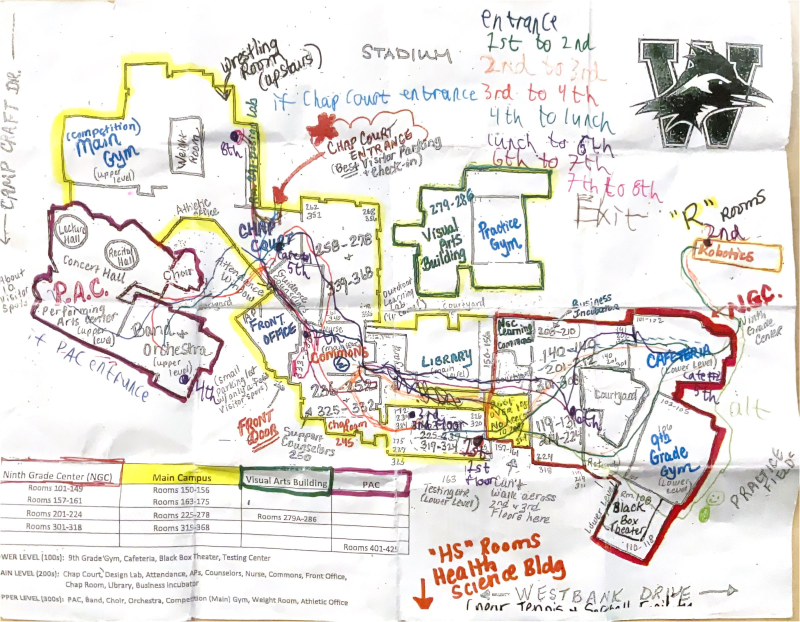
#> input picture src/assets/tour-map-routes.jpg, 2400 x 1865 px (shown at 1/3 size)
$ python walkmask.py ../../src/assets/tour-map-routes.jpg
#> lines starting #> are read from the running program, lines starting #| are printed output that depends on the picture; after the words box and inside, x2 and y2 are one past the last pixel; in counts of white or black regions, pixels touching at a corner belong together
"""Turn a scanned floor plan into a walkable-cell mask.

Walls are ink. Free space is paper. The catch is that the paper *outside* the
building is also free, so a route would happily shortcut across the lawn — so
the mask is clipped to the building footprint (ink dilated until the outline
closes, then hole-filled).
"""
import numpy as np, sys, json, base64
from PIL import Image
from scipy import ndimage as ndi

CELL = 6            # grid cell size in source px (matches navmesh.ts)
DARK = 170          # ink threshold
CLEARANCE_PX = 3    # keep this far off every wall
FOOTPRINT_DILATE = 14
CELL_FREE_FRAC = 0.72

def build(path):
#> called with path = '../../src/assets/tour-map-routes.jpg'
    a = np.array(Image.open(path).convert('L'))
    ink = a < DARK
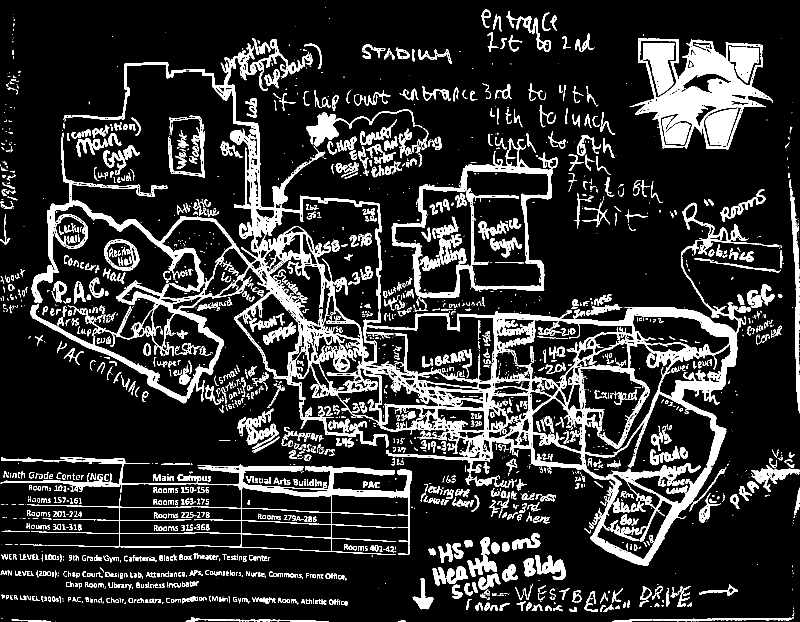
#> ink: shape (1865, 2400) bool (shown at 1/3 size); 14.5% white; 3085 white regions (1496 under 20 px), largest, box (x1, y1, x2, y2) and area: (95, 171, 2338, 1698) 238740, (1889, 115, 2319, 448) 43427, (2, 1371, 1189, 1665) 30749
    ink = ndi.binary_closing(ink, structure=np.ones((3, 3)))
#> ink: shape (1865, 2400) bool; 15.5% white; 1915 white regions (764 under 20 px), largest, box (x1, y1, x2, y2) and area: (90, 117, 2345, 1698) 301706, (1889, 115, 2319, 448) 54996, (2, 1371, 1237, 1665) 34737

    # Building footprint: fatten the ink until the outer wall is a closed loop,
    # fill the inside, then shrink back.
    fat = ndi.binary_dilation(ink, structure=np.ones((3, 3)), iterations=FOOTPRINT_DILATE)
#> fat: shape (1865, 2400) bool; 64.6% white; 223 black regions (41 under 20 px), largest, box (x1, y1, x2, y2) and area: (0, 0, 2400, 1409) 687581, (0, 1415, 2400, 1865) 280467, (0, 934, 854, 1386) 164745
    filled = ndi.binary_fill_holes(fat)
#> filled: shape (1865, 2400) bool; 74.4% white; 13 black regions, largest, box (x1, y1, x2, y2) and area: (0, 0, 2400, 1409) 687569, (0, 1415, 2400, 1865) 280467, (0, 934, 854, 1386) 164745
    footprint = ndi.binary_erosion(filled, structure=np.ones((3, 3)), iterations=FOOTPRINT_DILATE)
#> footprint: shape (1865, 2400) bool; 63.3% white; 1 black region, box (x1, y1, x2, y2) and area: (0, 0, 2400, 1865) 1644466
    # keep the largest footprint blob (the school), drop title-block boxes etc.
    lab, n = ndi.label(footprint)
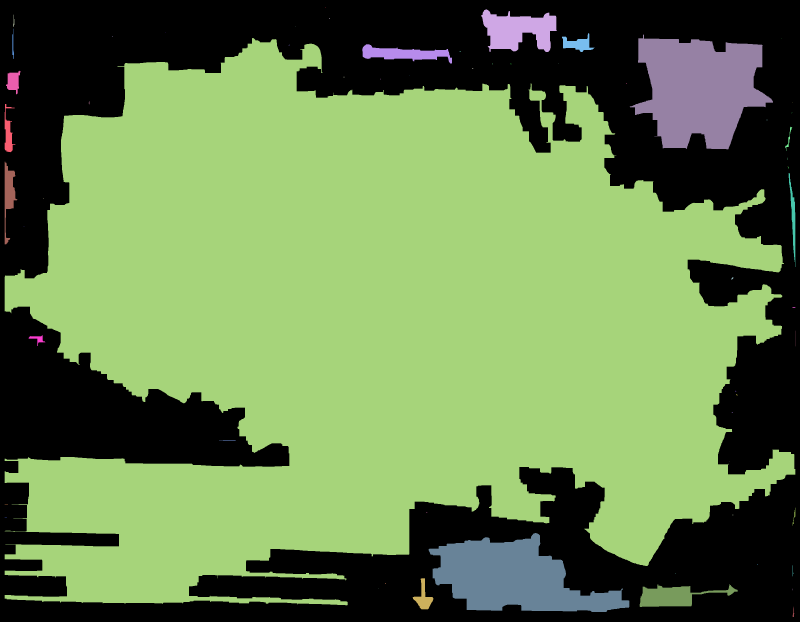
#> lab: shape (1865, 2400) int32 (shown at 1/3 size); 62 distinct labels, from 0 to 61; one colour per label, 0 black
#> n = 61
    if n > 1:
        sizes = ndi.sum(footprint, lab, range(1, n + 1))
#> sizes = 61 values, max 2603387 at index 10, min 1 at index 4, mean 46418.6
        footprint = lab == (int(np.argmax(sizes)) + 1)
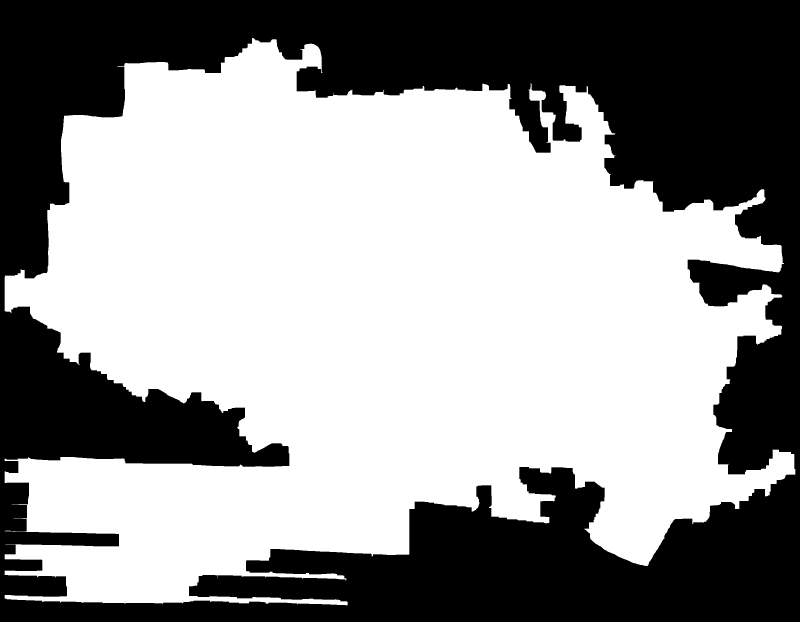
#> footprint: shape (1865, 2400) bool (shown at 1/3 size); 58.2% white; 1 black region, box (x1, y1, x2, y2) and area: (0, 0, 2400, 1865) 1872613

    free = (~ink) & footprint
#> free: shape (1865, 2400) bool; 45.6% white; 1410 white regions (488 under 20 px), largest, box (x1, y1, x2, y2) and area: (681, 166, 2215, 998) 482194, (538, 802, 1682, 1565) 206893, (185, 193, 776, 791) 191346
    free = ndi.binary_erosion(free, structure=np.ones((3, 3)), iterations=CLEARANCE_PX)
#> free: shape (1865, 2400) bool; 30.4% white; 941 white regions (461 under 20 px), largest, box (x1, y1, x2, y2) and area: (686, 177, 2134, 981) 350607, (191, 196, 760, 755) 146743, (768, 1139, 1430, 1526) 60702

    h, w = a.shape
#> h = 1865; w = 2400
    rows, cols = int(np.ceil(h / CELL)), int(np.ceil(w / CELL))
#> rows = 311; cols = 400
    pad = np.zeros((rows * CELL, cols * CELL), bool)
    pad[:h, :w] = free
    frac = pad.reshape(rows, CELL, cols, CELL).mean(axis=(1, 3))
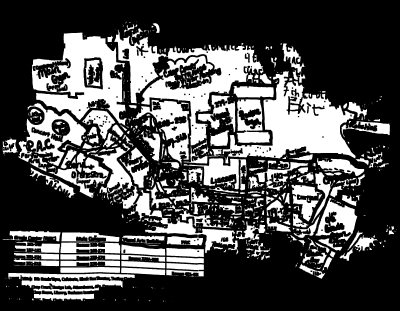
#> frac: shape (311, 400) float64; min 0, max 1, mean 0.304
    grid = frac >= CELL_FREE_FRAC
#> grid: shape (311, 400) bool; 26.7% white; 526 white regions (389 under 20 px), largest, box (x1, y1, x2, y2) and area: (223, 72, 355, 158) 4551, (36, 33, 126, 125) 3446, (142, 45, 262, 145) 3089
    return a, ink, footprint, grid

def components(grid):
    lab, n = ndi.label(grid, structure=np.ones((3, 3)))
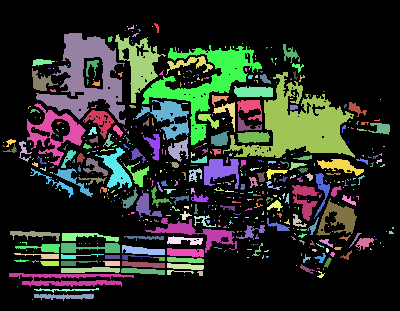
#> lab: shape (311, 400) int32; 527 distinct labels, from 0 to 526; one colour per label, 0 black
#> n = 526
    sizes = ndi.sum(grid, lab, range(1, n + 1)) if n else []
#> sizes = 526 values, max 4551 at index 47, min 1 at index 2, mean 63.06
    return lab, n, sizes

if __name__ == '__main__':
    page = sys.argv[1]
    a, ink, footprint, grid = build(page)
    lab, n, sizes = components(grid)
#> n = 526
    order = np.argsort(sizes)[::-1]
#> order = 526 values, max 525 at index 393, min 0 at index 123, mean 262.5
    print(page, f'grid {grid.shape} walkable {grid.mean():.3f} components {n}')
#| ../../src/assets/tour-map-routes.jpg grid (311, 400) walkable 0.267 components 526
    print('  top comps:', [int(sizes[i]) for i in order[:8]])
#|   top comps: [4551, 3446, 3089, 1283, 1128, 857, 829, 799]
    # preview
    up = np.kron(grid, np.ones((CELL, CELL), bool))[:a.shape[0], :a.shape[1]]
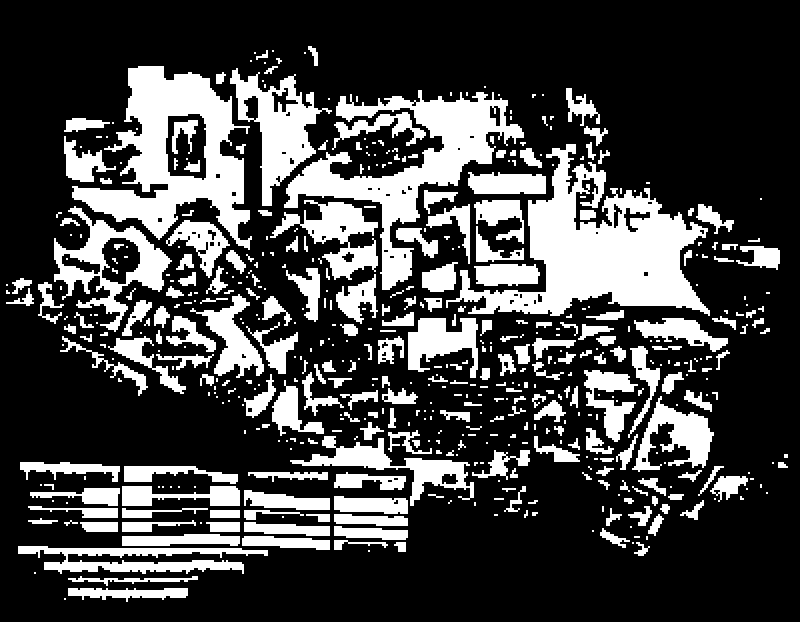
#> up: shape (1865, 2400) bool (shown at 1/3 size); 26.7% white; 526 white regions, largest, box (x1, y1, x2, y2) and area: (1338, 432, 2130, 948) 163836, (216, 198, 756, 750) 124056, (852, 270, 1572, 870) 111204
    rgb = np.stack([a] * 3, -1)
    rgb[up] = (0.45 * rgb[up] + 0.55 * np.array([40, 160, 220])).astype(np.uint8)
    Image.fromarray(rgb).resize((a.shape[1] // 3, a.shape[0] // 3)).save(f'/tmp/walk_{page.split(".")[0]}.png')
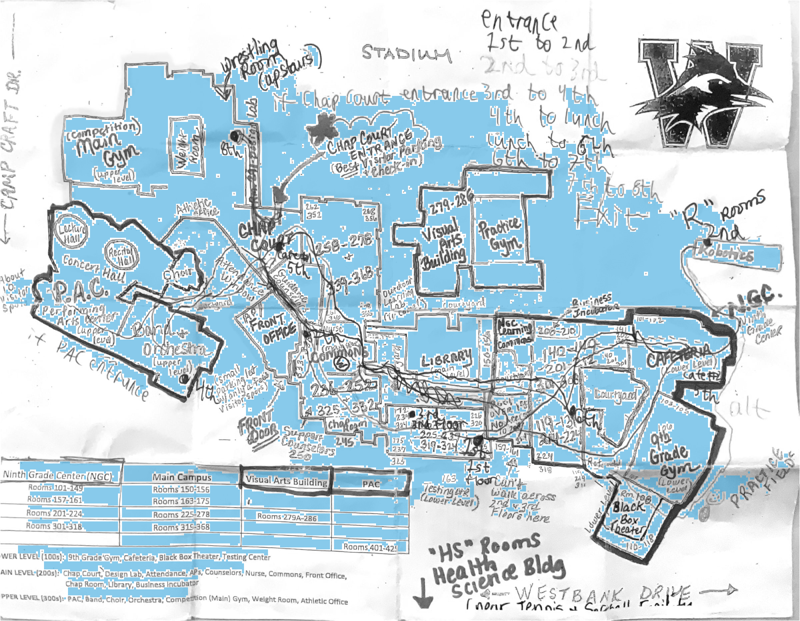
#> saved as walk_.png: PIL image 800x621 RGB; mean R, G, B 194.3, 211.9, 220.7

def export(page, out_json, floor_id):
    a, ink, footprint, grid = build(page)
    rows, cols = grid.shape
    flat = np.packbits(grid.astype(np.uint8).ravel())
    payload = {
        "floor": floor_id,
        "cols": int(cols),
        "rows": int(rows),
        "cell": CELL,
        "bits": base64.b64encode(flat.tobytes()).decode("ascii"),
    }
    with open(out_json, "w") as f:
        json.dump(payload, f)
    return grid, len(payload["bits"])

# Regenerate all three masks:
#   python3 tools/walkmask.py --all  (run from the project root, with the
#   rendered plan pages page0/page1/page2.png alongside)
if __name__ == '__main__' and len(sys.argv) > 1 and sys.argv[1] == '--all':
    for page, fid in [('page1.png', 'lower'), ('page0.png', 'main'), ('page2.png', 'upper')]:
        _, n = export(page, f'src/data/floors/walkable-{fid}.json', fid)
        print(f'wrote src/data/floors/walkable-{fid}.json ({n/1024:.0f}KB base64)')

$ run again, on westlake-map/src/assets/tour-map.jpg
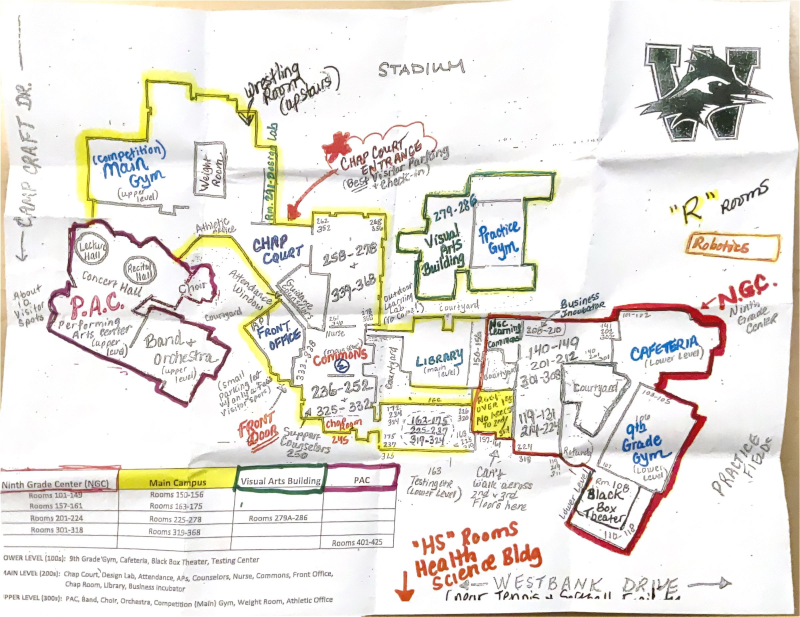
#> input picture westlake-map/src/assets/tour-map.jpg, 2400 x 1849 px (shown at 1/3 size)
#> fat: shape (1849, 2400) bool; 56.7% white; 203 black regions (35 under 20 px), largest, box (x1, y1, x2, y2) and area: (0, 0, 2400, 1849) 1645248, (296, 263, 837, 748) 77686, (1855, 947, 2084, 1072) 11283
#> filled: shape (1849, 2400) bool; 62.8% white; 7 black regions, largest, box (x1, y1, x2, y2) and area: (0, 0, 2400, 1849) 1645248, (0, 1619, 336, 1630) 2200, (0, 1491, 76, 1519) 1898
#> in build, `lab, n = ndi.label(footprint)`: n = 91
#> in build, `sizes = ndi.sum(footprint, lab, range(1, n + 1))`: sizes = 91 values, max 1936263 at index 13, min 1 at index 28, mean 24135.3
#> pad: shape (1854, 2400) bool; 22.1% white; 641 white regions (363 under 20 px), largest, box (x1, y1, x2, y2) and area: (267, 251, 1420, 1348) 234437, (1686, 935, 2155, 1551) 55863, (815, 1147, 1535, 1498) 51072
#> grid: shape (309, 400) bool; 19.3% white; 321 white regions (228 under 20 px), largest, box (x1, y1, x2, y2) and area: (48, 42, 192, 144) 4357, (89, 119, 134, 191) 1145, (295, 156, 359, 242) 1104
#> in components, `lab, n = ndi.label(grid, structure=np.ones((3, 3)))`:
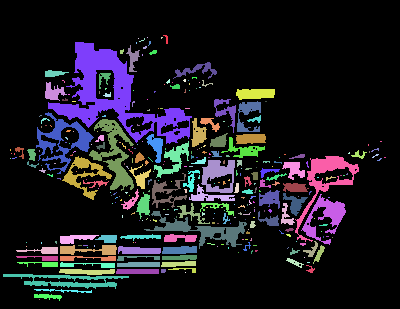
#> lab: shape (309, 400) int32; 322 distinct labels, from 0 to 321; one colour per label, 0 black
#> in components, `lab, n = ndi.label(grid, structure=np.ones((3, 3)))`: n = 321
#> in components, `sizes = ndi.sum(grid, lab, range(1, n + 1)) if n else []`: sizes = 321 values, max 4357 at index 6, min 1 at index 1, mean 74.26
#> `lab, n, sizes = components(grid)`: n = 321
#> order = 321 values, max 320 at index 261, min 0 at index 91, mean 160
#| ../src/assets/tour-map.jpg grid (309, 400) walkable 0.193 components 321
#|   top comps: [4357, 1145, 1104, 1080, 997, 793, 782, 663]
#> up: shape (1849, 2400) bool; 19.3% white; 321 white regions, largest, box (x1, y1, x2, y2) and area: (288, 252, 1152, 864) 156852, (534, 714, 804, 1146) 41220, (1770, 936, 2154, 1452) 39744
#> `Image.fromarray(rgb).resize((a.shape[1] // 3, a.shape[0] // 3)).save(f..`:
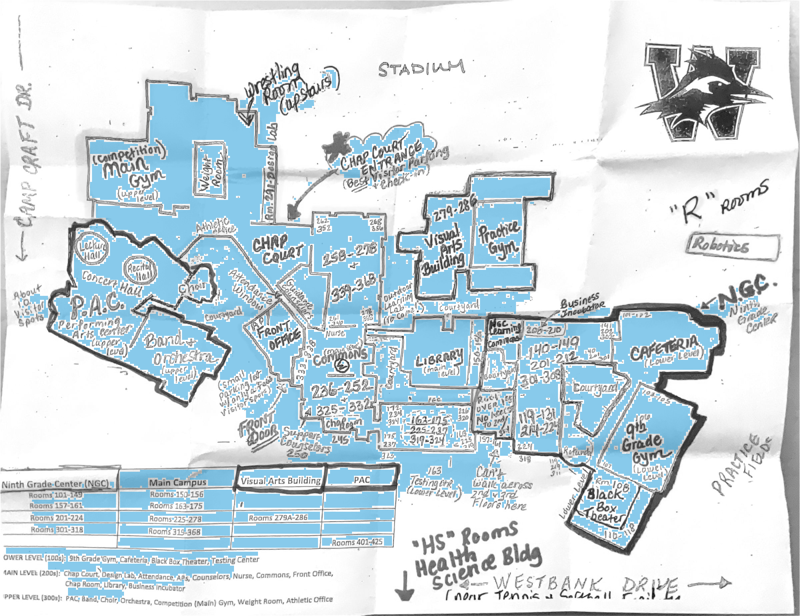
#> saved as walk_.png: PIL image 800x616 RGB; mean R, G, B 206.6, 219.4, 225.8
